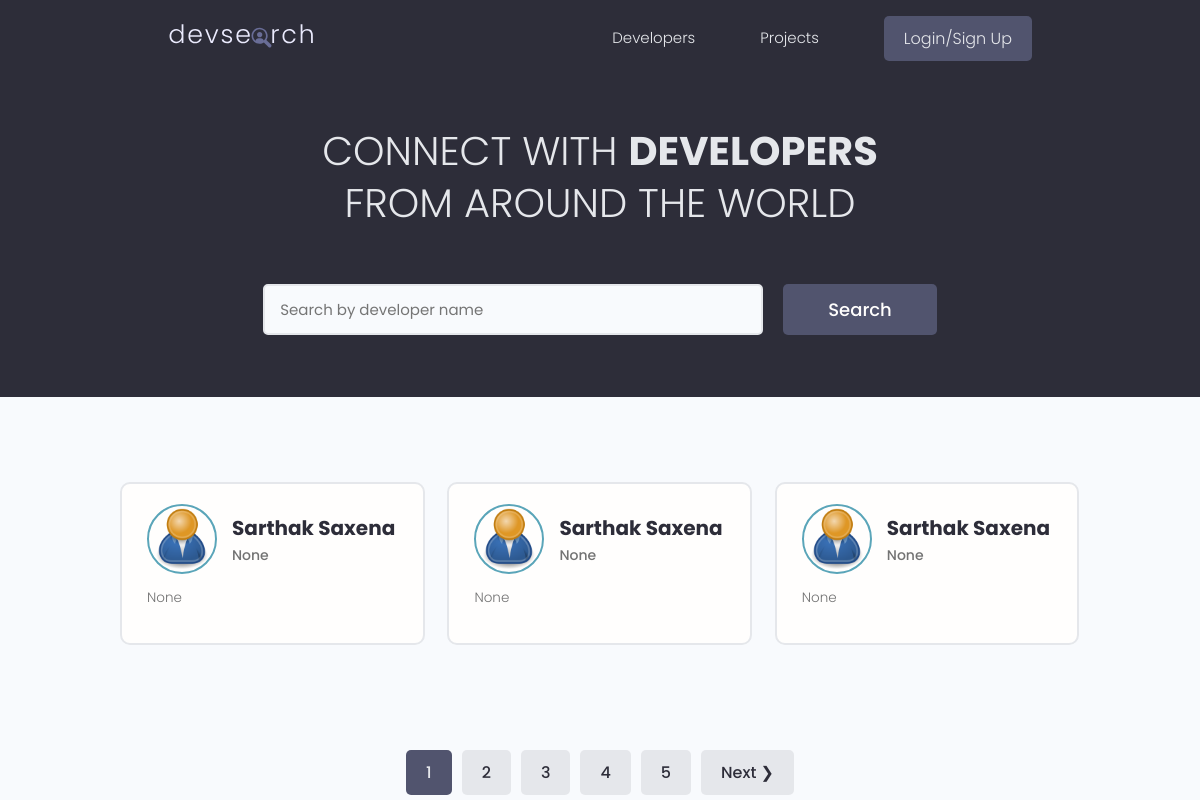
The page / on the database its author committed.
### users/models.py (models this page shows, shortened)
class Profile(models.Model):
    user = models.OneToOneField(
        User, on_delete=models.CASCADE, null=True, blank=True)
    name = models.CharField(max_length=200, blank=True, null=True)
    email = models.EmailField(max_length=500, blank=True, null=True)
    username = models.CharField(max_length=200, blank=True, null=True)
    location = models.CharField(max_length=200, blank=True, null=True)
    short_intro = models.CharField(max_length=200, blank=True, null=True)
    bio = models.TextField(blank=True, null=True)
    profile_image = models.ImageField(
        null=True, blank=True, upload_to='profiles/', default="profiles/user-default.png")
    social_github = models.CharField(max_length=200, blank=True, null=True)
    social_twitter = models.CharField(max_length=200, blank=True, null=True)
    social_linkedin = models.CharField(max_length=200, blank=True, null=True)
    social_youtube = models.CharField(max_length=200, blank=True, null=True)
    social_website = models.CharField(max_length=200, blank=True, null=True)
    created = models.DateTimeField(auto_now_add=True)
    id = models.UUIDField(default=uuid.uuid4, unique=True,
                          primary_key=True, editable=False)
    class Meta:
        ordering = ['created']
    @property
    def imageURL(self):
        try:
            url = self.profile_image.url
        except:
            url = ''
        return url

### users/views.py (the view)
# urls.py: path('', views.profiles, name="profiles"),
def profiles(request):
    profiles, search_query = searchProfiles(request)
    custom_range, profiles = paginateProfiles(request, profiles, 3)
    context = {'profiles': profiles, 'search_query': search_query,
               'custom_range': custom_range}
    return render(request, 'users/profiles.html', context)

### users/utils.py (called while the page is built)
def paginateProfiles(request, profiles, results):
    page = request.GET.get('page')
    paginator = Paginator(profiles, results)
    try:
        profiles = paginator.page(page)
    except PageNotAnInteger:
        page = 1
        profiles = paginator.page(page)
    except EmptyPage:
        page = paginator.num_pages
        profiles = paginator.page(page)
    leftIndex = (int(page) - 4)
    if leftIndex < 1:
        leftIndex = 1
    rightIndex = (int(page) + 5)
    if rightIndex > paginator.num_pages:
        rightIndex = paginator.num_pages + 1
    custom_range = range(leftIndex, rightIndex)
    return custom_range, profiles

def searchProfiles(request):
    search_query = ''
    if request.GET.get('search_query'):
        search_query = request.GET.get('search_query')
    skills = Skill.objects.filter(name__icontains=search_query)
    profiles = Profile.objects.distinct().filter(
        Q(name__icontains=search_query) |
        Q(short_intro__icontains=search_query) |
        Q(skill__in=skills)
    )
    return profiles, search_query

### users/templates/users/profiles.html (shortened to what this page needs)
{% extends 'main.html' %}
{% block content %}
<main class="home">
    <section class="hero-section text-center">
        <div class="container container--narrow">
            <div class="hero-section__box">
                <h2>CONNECT WITH <span>DEVELOPERS</span></h2>
                <h2>FROM AROUND THE WORLD</h2>
            </div>
            <div class="hero-section__search">
                <form id="searchForm" class="form" action="{% url 'profiles' %}" method="get">
                    <div class="form__field">
                        <input class="input input--text" id="formInput#search" type="text" name="search_query"
                            value="{{search_query}}" placeholder="Search by developer name" />
                    </div>
                    <input class="btn btn--sub btn--lg" type="submit" value="Search" />
                </form>
            </div>
        </div>
    </section>
    <section class="devlist">
        <div class="container">
            <div class="grid grid--three">
                {% for profile in profiles %}
                <div class="column card">
                    <div class="dev">
                        <a href="{% url 'user-profile' profile.id %}" class="card__body">
                            <div class="dev__profile">
                                <img class="avatar avatar--md" src="{{ profile.imageURL }}" alt="image" />
                                <div class="dev__meta">
                                    <h3>{{profile.name}}</h3>
                                    <h5>{{profile.short_intro|slice:"60"}}</h5>
                                </div>
                            </div>
                            <p class="dev__info">{{profile.bio|slice:"150"}}</p>
                        </a>
                    </div>
                </div>
                {% endfor %}
            </div>
        </div>
    </section>
    {% include 'pagination.html' with queryset=profiles custom_range=custom_range %}
</main>
{% endblock content %}

### templates/main.html (shortened to what this page needs)
<!DOCTYPE html>
{% load static %}
<html>
<head>
    <link rel="stylesheet" href="https://cdn.iconmonstr.com/1.3.0/css/iconmonstr-iconic-font.min.css" />
    <link rel="stylesheet" href="{% static 'uikit/styles/uikit.css' %}" />
    <link rel="stylesheet" href="{% static 'styles/app.css' %}" />
</head>
<body>
    {% include 'navbar.html' %}
    {% block content %}
    {% endblock content %}
</body>
</html>

### templates/navbar.html (shortened to what this page needs)
{% load static %}
<header class="header">
    <div class="container container--narrow">
        <a href="{% url 'profiles' %}" class="header__logo">
            <img src="{% static 'images/logo.svg' %} " alt="DevSearch Logo" />
        </a>
        <nav class="header__nav">
            <ul class="header__menu">
                <li class="header__menuItem"><a href="{% url 'profiles' %}">Developers</a></li>
                <li class="header__menuItem"><a href="{% url 'projects' %}">Projects</a></li>
                {% if request.user.is_authenticated %}
                <li class="header__menuItem"><a href="{% url 'inbox' %}">Inbox</a></li>
                <li class="header__menuItem"><a href="{% url 'account' %}">Account</a></li>
                <li class="header__menuItem"><a href="{% url 'logout' %}" class="btn btn--sub">Logout</a></li>
                {% else %}
                <li class="header__menuItem"><a href="{% url 'login' %}" class="btn btn--sub">Login/Sign Up</a></li>
                {% endif %}
            </ul>
        </nav>
    </div>
</header>

### templates/pagination.html (shortened to what this page needs)
{% if queryset.has_other_pages %}
<div class="pagination">
    <ul class="container">
        {% for page in custom_range %}
        {% if page == queryset.number%}
        <li><a href="?page={{page}}" class="btn page-link btn--sub" data-page="{{page}}">{{page}}</a></li>
        {% else %}
        <li><a href="?page={{page}}" class="btn page-link" data-page="{{page}}">{{page}}</a></li>
        {% endif %}
        {% endfor %}
        {% if queryset.has_next %}
        <li><a href="?page={{queryset.next_page_number}}" class="btn page-link"
                data-page="{{queryset.next_page_number}}">Next &#10095;</a></li>
        {% endif %}
    </ul>
</div>
{% endif %}

### static/styles/app.css (style rules this page uses)
:root { --color-sub: #2d2d39; }
.btn--sub { background-color: var(--color-sub-light); }
.card { border: 2px solid var(--color-light); }
img { width: 100%; }
.header { position: sticky; z-index: 111; background-color: var(--color-sub); padding: 1.5rem 0; }
.header > .container { display: flex; justify-content: space-between; align-items: center; }
.header__logo > img { height: 3.8rem; }
.header__nav > ul { display: inline-flex; align-items: center; list-style: none; gap: 6.5rem; }
.header__menuItem > a { color: var(--color-light); font-weight: 300; }
.hero-section { height: 40vh; display: flex; align-items: center; background-color: var(--color-sub); }
.hero-section__box { margin-bottom: 4rem; }
.hero-section__box > h2, .hero-section__box > h2 > span { font-size: 4rem; color: var(--color-light); line-height: 1.3; text-transform: uppercase; }
.hero-section__box > h2 { font-weight: 300; }
.hero-section__box > h2 > span { font-weight: 700; }
.hero-section__search > .form { display: flex; align-items: center; justify-content: center; gap: 2rem; }
.hero-section__search > .form input.input--text { width: 50rem; }
.devlist { margin-top: 8rem; }
.devlist .grid { align-items: stretch; }
.devlist .dev .dev__profile { display: flex; align-items: center; gap: 1.5rem; }
.devlist .dev .dev__meta h3 { color: var(--color-sub); font-size: 2rem; font-weight: 700; }
.devlist .dev .dev__meta h5 { color: var(--color-text); font-size: 1.4rem; font-weight: 500; }
.devlist .dev .dev__info { margin: 1.5rem 0; font-size: 1.35rem; line-height: 1.4; text-align: justify; }
.pagination { margin-top: 8rem; margin-bottom: 10rem; }
.pagination > ul { flex-wrap: wrap; list-style: none; display: flex; align-items: center; justify-content: center; gap: 1rem; }
.pagination .btn { color: var(--color-sub); }
.pagination .btn.btn--sub { color: var(--color-light); }

### static/uikit/styles/modules/_variables.css (style rules this page uses)
:root { --color-main: #5aa5b9; --color-main-light: #e6faff; --color-sub: #3f4156; --color-sub-light: #51546e; --color-sub-lighter: #ededfd; --color-text: #737373; --color-gray: #8b8b8b; --color-light: #e5e7eb; --color-light-gray: #767676; --color-bg: #f8fafd; --color-white: #fffefd; --color-white-light: #f3f3f3; --color-success: #359e64; --color-success-bg: #def8e8; --color-error: #fc4b0b; --color-error-bg: #fff2ee; --font-base: 'Poppins', arial, helvetica, 'Segoe UI', roboto, ubuntu, sans-serif; --font-monospace: 'Fira Code', 'Courier New', courier, monospace; --font-regular: 300; --font-medium: 500; --font-bold: 700; --generic-shadow: 1px 1px 5px #00000010; --generic-transition: all 0.3s ease-in-out; }

### static/uikit/styles/modules/_base.css (style rules this page uses)
* { margin: 0; padding: 0; box-sizing: border-box; text-rendering: optimizeLegibility; color: inherit; font-size: inherit; }
html { font-size: 50%; }
@media only screen and (min-width: 480px) { html { font-size: 56.25%; } }
@media only screen and (min-width: 1200px) { html { font-size: 62.5%; } }
body { line-height: 1.6; font-weight: 400; font-size: 1.5rem; color: var(--color-text); background-color: var(--color-bg); min-height: 100vh; }

### static/uikit/styles/modules/_typography.css (style rules this page uses)
* { font-family: var(--font-base); }
h2 { font-size: 3.6rem; font-weight: var(--font-bold); }
h3 { font-size: 3.2rem; font-weight: var(--font-medium); }
h5 { font-size: 2.4rem; font-weight: var(--font-medium); }
h5, h6 { font-weight: var(--font-regular); }
p, span, strong { font-size: 1.6rem; color: var(--color-text); font-weight: var(--font-regular); }
a { padding-bottom: 2px; text-decoration: none; display: inline-block; color: var(--color-main); font-weight: var(--font-medium); }

### static/uikit/styles/modules/_utilities.css (style rules this page uses)
.container { width: 92%; max-width: 165rem; margin: 0 auto; box-sizing: border-box; }
.container--narrow { width: 92%; max-width: 120rem; }
@media screen and (min-width: 1000px) { .container { width: 90%; } }
@media screen and (min-width: 1000px) { .container--narrow { width: 85%; } }
@media screen and (min-width: 1200px) { .container { width: 80%; } }
@media screen and (min-width: 1200px) { .container--narrow { width: 72%; } }
.text-center { text-align: center; }

### static/uikit/styles/modules/_avatar.css (style rules this page uses)
.avatar { border-radius: 50%; border: 2px solid var(--color-main); object-fit: cover; }
.avatar--md { height: 7rem; width: 7rem; }

### static/uikit/styles/modules/_card.css (style rules this page uses)
.card { border-radius: 1rem; background-color: var(--color-white); border: 1.5px solid var(--color-light); width: auto; height: auto; margin-top: 0.5rem; margin-bottom: 0.5rem; overflow: hidden; }
.card__body, .card__header { padding: 2rem 2.5rem; }

### rows shown on the page
Profile: imageURL (placeholder picture), name "Sarthak Saxena", short_intro "None", bio "None"
Profile: imageURL (placeholder picture), name "Sarthak Saxena", short_intro "None", bio "None"
Profile: imageURL (placeholder picture), name "Sarthak Saxena", short_intro "None", bio "None"

### other values the page prints
{{ page }} "1"
{{ page }} "2" "3" "4" "5"
